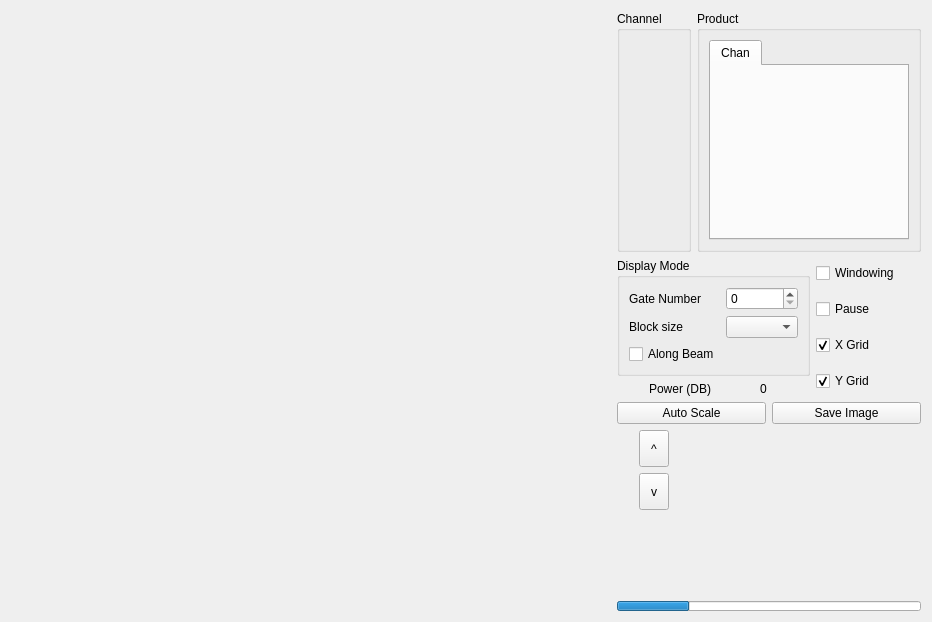
<?xml version="1.0" encoding="UTF-8"?>
<ui version="4.0">
 <class>AScope</class>
 <widget class="QWidget" name="AScope">
  <property name="geometry">
   <rect>
    <x>0</x>
    <y>0</y>
    <width>930</width>
    <height>618</height>
   </rect>
  </property>
  <property name="windowTitle">
   <string>AScope</string>
  </property>
  <layout class="QHBoxLayout" name="horizontalLayout_2">
   <item>
    <widget class="ScopePlot" name="_scopePlot" native="true">
     <property name="sizePolicy">
      <sizepolicy hsizetype="MinimumExpanding" vsizetype="MinimumExpanding">
       <horstretch>0</horstretch>
       <verstretch>0</verstretch>
      </sizepolicy>
     </property>
     <property name="minimumSize">
      <size>
       <width>600</width>
       <height>600</height>
      </size>
     </property>
    </widget>
   </item>
   <item>
    <layout class="QVBoxLayout" name="verticalLayout_2">
     <item>
      <layout class="QHBoxLayout">
       <property name="spacing">
        <number>6</number>
       </property>
       <property name="margin">
        <number>0</number>
       </property>
       <item>
        <widget class="QGroupBox" name="_chanBox">
         <property name="sizePolicy">
          <sizepolicy hsizetype="Minimum" vsizetype="Minimum">
           <horstretch>0</horstretch>
           <verstretch>0</verstretch>
          </sizepolicy>
         </property>
         <property name="minimumSize">
          <size>
           <width>0</width>
           <height>0</height>
          </size>
         </property>
         <property name="title">
          <string>Channel</string>
         </property>
        </widget>
       </item>
       <item>
        <widget class="QGroupBox" name="groupBox_5">
         <property name="sizePolicy">
          <sizepolicy hsizetype="Minimum" vsizetype="Preferred">
           <horstretch>0</horstretch>
           <verstretch>0</verstretch>
          </sizepolicy>
         </property>
         <property name="title">
          <string>Product</string>
         </property>
         <layout class="QHBoxLayout">
          <property name="spacing">
           <number>6</number>
          </property>
          <property name="margin">
           <number>9</number>
          </property>
          <item>
           <widget class="QTabWidget" name="_typeTab">
            <property name="sizePolicy">
             <sizepolicy hsizetype="Minimum" vsizetype="Minimum">
              <horstretch>0</horstretch>
              <verstretch>0</verstretch>
             </sizepolicy>
            </property>
            <property name="minimumSize">
             <size>
              <width>200</width>
              <height>200</height>
             </size>
            </property>
            <property name="maximumSize">
             <size>
              <width>16777215</width>
              <height>16777215</height>
             </size>
            </property>
            <property name="toolTip">
             <string>Select the displayed product.</string>
            </property>
            <widget class="QWidget" name="Channels">
             <attribute name="title">
              <string>Chan</string>
             </attribute>
            </widget>
           </widget>
          </item>
         </layout>
        </widget>
       </item>
      </layout>
     </item>
     <item>
      <layout class="QHBoxLayout" name="horizontalLayout">
       <item>
        <layout class="QVBoxLayout" name="verticalLayout">
         <item>
          <widget class="QGroupBox" name="groupBox_2">
           <property name="sizePolicy">
            <sizepolicy hsizetype="Minimum" vsizetype="MinimumExpanding">
             <horstretch>0</horstretch>
             <verstretch>0</verstretch>
            </sizepolicy>
           </property>
           <property name="title">
            <string>Display Mode</string>
           </property>
           <layout class="QFormLayout" name="formLayout">
            <item row="0" column="0">
             <widget class="QLabel" name="label">
              <property name="sizePolicy">
               <sizepolicy hsizetype="Minimum" vsizetype="Preferred">
                <horstretch>0</horstretch>
                <verstretch>0</verstretch>
               </sizepolicy>
              </property>
              <property name="text">
               <string>Gate Number</string>
              </property>
              <property name="alignment">
               <set>Qt::AlignRight|Qt::AlignTrailing|Qt::AlignVCenter</set>
              </property>
             </widget>
            </item>
            <item row="0" column="1">
             <widget class="QSpinBox" name="_gateNumber">
              <property name="sizePolicy">
               <sizepolicy hsizetype="Minimum" vsizetype="Fixed">
                <horstretch>0</horstretch>
                <verstretch>0</verstretch>
               </sizepolicy>
              </property>
              <property name="toolTip">
               <string>Select the gate for the one gate display.</string>
              </property>
             </widget>
            </item>
            <item row="1" column="0">
             <widget class="QLabel" name="label_2">
              <property name="sizePolicy">
               <sizepolicy hsizetype="Minimum" vsizetype="Preferred">
                <horstretch>0</horstretch>
                <verstretch>0</verstretch>
               </sizepolicy>
              </property>
              <property name="text">
               <string>Block size</string>
              </property>
              <property name="alignment">
               <set>Qt::AlignRight|Qt::AlignTrailing|Qt::AlignVCenter</set>
              </property>
             </widget>
            </item>
            <item row="1" column="1">
             <widget class="QComboBox" name="_blockSizeCombo">
              <property name="sizePolicy">
               <sizepolicy hsizetype="Minimum" vsizetype="Fixed">
                <horstretch>0</horstretch>
                <verstretch>0</verstretch>
               </sizepolicy>
              </property>
              <property name="toolTip">
               <string>Set the number of samples for one gate mode.</string>
              </property>
             </widget>
            </item>
            <item row="2" column="0">
             <widget class="QCheckBox" name="_alongBeamCheck">
              <property name="text">
               <string>Along Beam</string>
              </property>
             </widget>
            </item>
           </layout>
          </widget>
         </item>
         <item>
          <layout class="QHBoxLayout">
           <property name="spacing">
            <number>6</number>
           </property>
           <property name="margin">
            <number>0</number>
           </property>
           <item>
            <widget class="QLabel" name="label_3">
             <property name="sizePolicy">
              <sizepolicy hsizetype="Minimum" vsizetype="Minimum">
               <horstretch>0</horstretch>
               <verstretch>0</verstretch>
              </sizepolicy>
             </property>
             <property name="text">
              <string>Power (DB)</string>
             </property>
             <property name="alignment">
              <set>Qt::AlignRight|Qt::AlignTrailing|Qt::AlignVCenter</set>
             </property>
            </widget>
           </item>
           <item>
            <widget class="QLabel" name="_powerDB">
             <property name="sizePolicy">
              <sizepolicy hsizetype="Minimum" vsizetype="Preferred">
               <horstretch>0</horstretch>
               <verstretch>0</verstretch>
              </sizepolicy>
             </property>
             <property name="text">
              <string>0</string>
             </property>
             <property name="alignment">
              <set>Qt::AlignCenter</set>
             </property>
            </widget>
           </item>
          </layout>
         </item>
        </layout>
       </item>
       <item>
        <layout class="QVBoxLayout">
         <property name="spacing">
          <number>6</number>
         </property>
         <property name="margin">
          <number>0</number>
         </property>
         <item>
          <widget class="QCheckBox" name="_windowButton">
           <property name="sizePolicy">
            <sizepolicy hsizetype="Minimum" vsizetype="Minimum">
             <horstretch>0</horstretch>
             <verstretch>0</verstretch>
            </sizepolicy>
           </property>
           <property name="toolTip">
            <string>Enable time series windowing for the power spectrum.</string>
           </property>
           <property name="text">
            <string>Windowing</string>
           </property>
          </widget>
         </item>
         <item>
          <widget class="QCheckBox" name="_pauseButton">
           <property name="sizePolicy">
            <sizepolicy hsizetype="Minimum" vsizetype="Minimum">
             <horstretch>0</horstretch>
             <verstretch>0</verstretch>
            </sizepolicy>
           </property>
           <property name="toolTip">
            <string>Pause the display.</string>
           </property>
           <property name="text">
            <string>Pause</string>
           </property>
          </widget>
         </item>
         <item>
          <widget class="QCheckBox" name="_xGrid">
           <property name="sizePolicy">
            <sizepolicy hsizetype="Minimum" vsizetype="Preferred">
             <horstretch>0</horstretch>
             <verstretch>0</verstretch>
            </sizepolicy>
           </property>
           <property name="toolTip">
            <string>Enable X grid display.</string>
           </property>
           <property name="text">
            <string>X Grid</string>
           </property>
           <property name="checked">
            <bool>true</bool>
           </property>
          </widget>
         </item>
         <item>
          <widget class="QCheckBox" name="_yGrid">
           <property name="sizePolicy">
            <sizepolicy hsizetype="Minimum" vsizetype="Preferred">
             <horstretch>0</horstretch>
             <verstretch>0</verstretch>
            </sizepolicy>
           </property>
           <property name="toolTip">
            <string>Enable Y grid display.</string>
           </property>
           <property name="text">
            <string>Y Grid</string>
           </property>
           <property name="checked">
            <bool>true</bool>
           </property>
          </widget>
         </item>
        </layout>
       </item>
      </layout>
     </item>
     <item>
      <layout class="QHBoxLayout">
       <property name="spacing">
        <number>6</number>
       </property>
       <property name="margin">
        <number>0</number>
       </property>
       <item>
        <widget class="QPushButton" name="_autoScale">
         <property name="sizePolicy">
          <sizepolicy hsizetype="Minimum" vsizetype="Minimum">
           <horstretch>0</horstretch>
           <verstretch>0</verstretch>
          </sizepolicy>
         </property>
         <property name="toolTip">
          <string>Auto scale the display.</string>
         </property>
         <property name="text">
          <string>Auto Scale</string>
         </property>
        </widget>
       </item>
       <item>
        <widget class="QPushButton" name="_saveImage">
         <property name="toolTip">
          <string>Save the display image to a file.</string>
         </property>
         <property name="text">
          <string>Save Image</string>
         </property>
        </widget>
       </item>
      </layout>
     </item>
     <item>
      <layout class="QHBoxLayout">
       <property name="spacing">
        <number>6</number>
       </property>
       <property name="margin">
        <number>0</number>
       </property>
       <item>
        <layout class="QVBoxLayout">
         <property name="spacing">
          <number>6</number>
         </property>
         <property name="margin">
          <number>0</number>
         </property>
         <item>
          <widget class="QToolButton" name="_up">
           <property name="sizePolicy">
            <sizepolicy hsizetype="Fixed" vsizetype="MinimumExpanding">
             <horstretch>0</horstretch>
             <verstretch>0</verstretch>
            </sizepolicy>
           </property>
           <property name="minimumSize">
            <size>
             <width>30</width>
             <height>0</height>
            </size>
           </property>
           <property name="maximumSize">
            <size>
             <width>20</width>
             <height>16777215</height>
            </size>
           </property>
           <property name="toolTip">
            <string>Scroll the display up.</string>
           </property>
           <property name="text">
            <string>^</string>
           </property>
           <property name="autoRepeat">
            <bool>true</bool>
           </property>
          </widget>
         </item>
         <item>
          <widget class="QToolButton" name="_dn">
           <property name="sizePolicy">
            <sizepolicy hsizetype="Fixed" vsizetype="MinimumExpanding">
             <horstretch>0</horstretch>
             <verstretch>0</verstretch>
            </sizepolicy>
           </property>
           <property name="minimumSize">
            <size>
             <width>30</width>
             <height>0</height>
            </size>
           </property>
           <property name="maximumSize">
            <size>
             <width>30</width>
             <height>16777215</height>
            </size>
           </property>
           <property name="toolTip">
            <string>Scroll the display down.</string>
           </property>
           <property name="text">
            <string>v</string>
           </property>
           <property name="autoRepeat">
            <bool>true</bool>
           </property>
          </widget>
         </item>
        </layout>
       </item>
       <item>
        <widget class="Knob" name="_gainKnob" native="true">
         <property name="sizePolicy">
          <sizepolicy hsizetype="Minimum" vsizetype="Minimum">
           <horstretch>0</horstretch>
           <verstretch>0</verstretch>
          </sizepolicy>
         </property>
         <property name="minimumSize">
          <size>
           <width>100</width>
           <height>0</height>
          </size>
         </property>
         <property name="maximumSize">
          <size>
           <width>200</width>
           <height>16777215</height>
          </size>
         </property>
         <property name="toolTip">
          <string>Change the vertical range of the display.</string>
         </property>
        </widget>
       </item>
      </layout>
     </item>
     <item>
      <widget class="QFrame" name="_userFrame">
       <property name="frameShape">
        <enum>QFrame::StyledPanel</enum>
       </property>
       <property name="frameShadow">
        <enum>QFrame::Raised</enum>
       </property>
      </widget>
     </item>
     <item>
      <spacer name="verticalSpacer">
       <property name="orientation">
        <enum>Qt::Vertical</enum>
       </property>
       <property name="sizeHint" stdset="0">
        <size>
         <width>20</width>
         <height>17</height>
        </size>
       </property>
      </spacer>
     </item>
     <item>
      <widget class="QProgressBar" name="_activityBar">
       <property name="sizePolicy">
        <sizepolicy hsizetype="Minimum" vsizetype="Fixed">
         <horstretch>0</horstretch>
         <verstretch>0</verstretch>
        </sizepolicy>
       </property>
       <property name="font">
        <font>
         <pointsize>1</pointsize>
        </font>
       </property>
       <property name="value">
        <number>24</number>
       </property>
       <property name="textVisible">
        <bool>false</bool>
       </property>
       <property name="orientation">
        <enum>Qt::Horizontal</enum>
       </property>
      </widget>
     </item>
    </layout>
   </item>
  </layout>
 </widget>
 <customwidgets>
  <customwidget>
   <class>Knob</class>
   <extends>QWidget</extends>
   <header>Knob.h</header>
  </customwidget>
  <customwidget>
   <class>ScopePlot</class>
   <extends>QWidget</extends>
   <header>ScopePlot.h</header>
  </customwidget>
 </customwidgets>
 <resources/>
 <connections/>
</ui>
